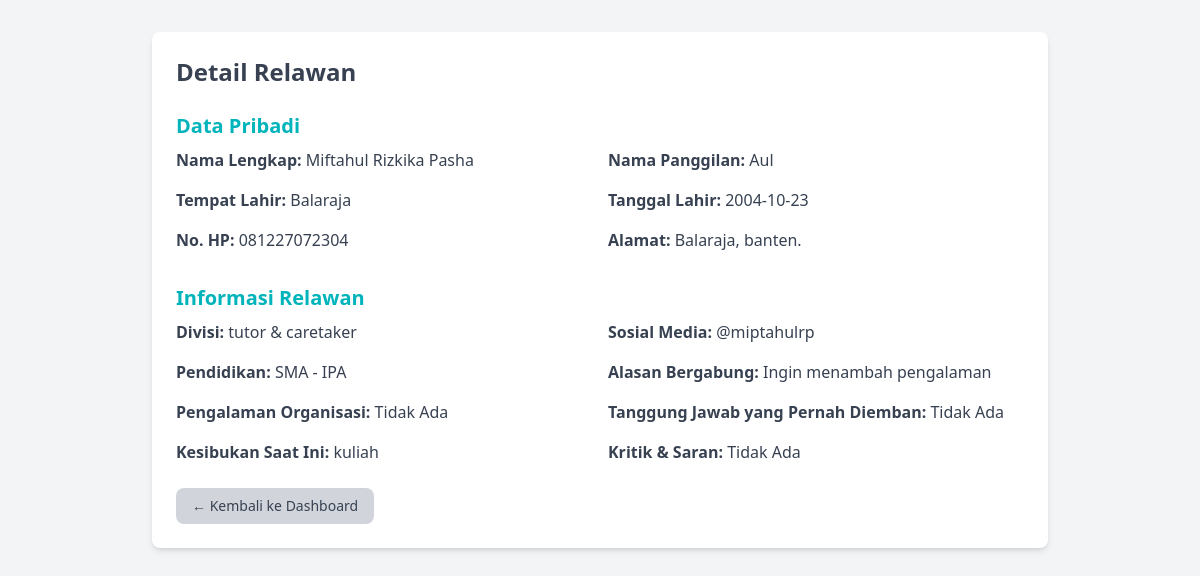
Screenshot of /admin/detail_relawan.php?id=6 with the database file from the repository.
### tables this page shows
CREATE TABLE `relawan` (
  `id` int(11) NOT NULL,
  `nama_lengkap` varchar(100) DEFAULT NULL,
  `nama_panggilan` varchar(50) DEFAULT NULL,
  `tempat_lahir` varchar(50) DEFAULT NULL,
  `tanggal_lahir` date DEFAULT NULL,
  `no_hp` varchar(20) DEFAULT NULL,
  `alamat` text DEFAULT NULL,
  `divisi` enum('canvas think','human responsibility','creative seeker','tutor & caretaker','growth maker','student glory','digital heroes','counselor') DEFAULT NULL,
  `sosial_media` varchar(100) DEFAULT NULL,
  `pendidikan` varchar(100) DEFAULT NULL,
  `alasan` text DEFAULT NULL,
  `pengalaman` text DEFAULT NULL,
  `tanggung_jawab` text DEFAULT NULL,
  `kesibukan` varchar(100) DEFAULT NULL,
  `kritik_saran` text DEFAULT NULL,
  `created_at` timestamp NOT NULL DEFAULT current_timestamp()
);

### admin/detail_relawan.php (the view, shortened to what this page needs)
<?php
$koneksi = new mysqli("localhost", "root", "", "janjibaik_db");
$id = $_GET['id'];
$query = "SELECT * FROM relawan WHERE id = $id";
$result = $koneksi->query($query);
$relawan = $result->fetch_assoc();
?>
<!DOCTYPE html>
<html lang="en">
<head>
    <script src="https://cdn.tailwindcss.com"></script>
</head>
<body class="bg-gray-100 min-h-screen p-8">
    <div class="max-w-4xl mx-auto bg-white p-6 rounded-lg shadow-md">
        <h1 class="text-2xl font-bold mb-4 text-gray-700">Detail Relawan</h1>
        <h2 class="text-xl font-semibold text-[#01B4BB] mt-6 mb-2">Data Pribadi</h2>
        <div class="grid grid-cols-2 gap-4 text-gray-700">
            <p><strong>Nama Lengkap:</strong> <?= htmlspecialchars($relawan['nama_lengkap']); ?></p>
            <p><strong>Nama Panggilan:</strong> <?= htmlspecialchars($relawan['nama_panggilan']); ?></p>
            <p><strong>Tempat Lahir:</strong> <?= htmlspecialchars($relawan['tempat_lahir']); ?></p>
            <p><strong>Tanggal Lahir:</strong> <?= htmlspecialchars($relawan['tanggal_lahir']); ?></p>
            <p><strong>No. HP:</strong> <?= htmlspecialchars($relawan['no_hp']); ?></p>
            <p><strong>Alamat:</strong> <?= htmlspecialchars($relawan['alamat']); ?></p>
        </div>
        <h2 class="text-xl font-semibold text-[#01B4BB] mt-8 mb-2">Informasi Relawan</h2>
        <div class="grid grid-cols-2 gap-4 text-gray-700">
            <p><strong>Divisi:</strong> <?= htmlspecialchars($relawan['divisi']); ?></p>
            <p><strong>Sosial Media:</strong> <?= htmlspecialchars($relawan['sosial_media']); ?></p>
            <p><strong>Pendidikan:</strong> <?= htmlspecialchars($relawan['pendidikan']); ?></p>
            <p><strong>Alasan Bergabung:</strong> <?= htmlspecialchars($relawan['alasan']); ?></p>
            <p><strong>Pengalaman Organisasi:</strong> <?= htmlspecialchars($relawan['pengalaman']); ?></p>
            <p><strong>Tanggung Jawab yang Pernah Diemban:</strong> <?= htmlspecialchars($relawan['tanggung_jawab']); ?></p>
            <p><strong>Kesibukan Saat Ini:</strong> <?= htmlspecialchars($relawan['kesibukan']); ?></p>
            <p><strong>Kritik & Saran:</strong> <?= htmlspecialchars($relawan['kritik_saran']); ?></p>
        </div>
        <div class="mt-6 text-left">
            <a href="dashboard.php" class="inline-flex items-center bg-gray-300 text-gray-700 hover:bg-gray-400 px-4 py-2 rounded-lg text-sm transition">
                ← Kembali ke Dashboard
            </a>
        </div>
    </div>
</body>
</html>

### rows the page displays
relawan: nama_lengkap "Miftahul Rizkika Pasha", nama_panggilan "Aul", tempat_lahir "Balaraja", tanggal_lahir "2004-10-23", no_hp "081227072304", alamat "Balaraja, banten.", divisi "tutor & caretaker", sosial_media "@miptahulrp", pendidikan "SMA - IPA", alasan "Ingin menambah pengalaman", pengalaman "Tidak Ada", tanggung_jawab "Tidak Ada", kesibukan "kuliah", kritik_saran "Tidak Ada"
